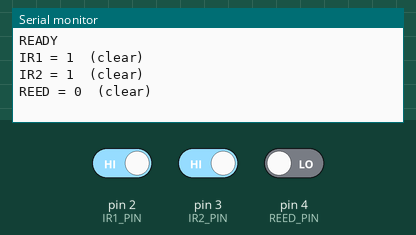
A sketch run on a simulated Arduino Uno, built with avr-gcc and run on an emulated ATmega328P. Parts: the last lines printed to the serial monitor. The test bench sets the inputs (shaded band); at power-on: pin 2 (IR1_PIN) HIGH, pin 4 (REED_PIN) LOW, pin 3 (IR2_PIN) HIGH.

Above: at 1.2 s.
1.3 s: pin 2 (IR1_PIN) driven LOW
At 2.5 s:
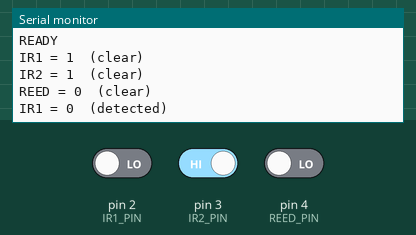
2.8 s: pin 4 (REED_PIN) driven HIGH
At 3.9 s:
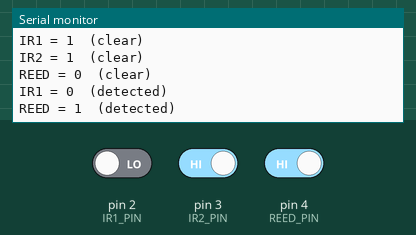
4.3 s: pin 3 (IR2_PIN) driven LOW
At 5.2 s:
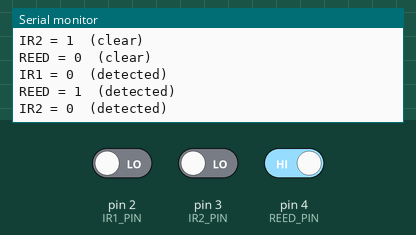

The sketch:

05_ir_and_reed.ino
```cpp
/*
  05_ir_and_reed  (maze node, test 5)
  Purpose : check the two IR sensors (checkpoints) and the reed switch (goal).
  Wiring  : IR 1  OUT -> D2    IR 2  OUT -> D3    reed module D0 -> D4
            every module: VCC -> + (3.3 V), GND -> -
  Use     : hold the steel ball about 1 cm in front of IR 1, then IR 2.
            Bring the magnet near the reed switch.
            Turn the small blue screw on each module until it triggers at
            the distance you want. The LED on the module lights up when it
            detects something.
  Result  : the Serial Monitor (9600) prints a line every time a sensor
            changes.
            Measured on our modules:
              IR modules : 0 (LOW)  = ball detected
              reed module: 1 (HIGH) = magnet near
*/

const int IR1_PIN  = 2;
const int IR2_PIN  = 3;
const int REED_PIN = 4;

const int IR_DETECTED   = LOW;    // IR modules give 0 when they see the ball
const int REED_DETECTED = HIGH;   // this reed module gives 1 when the magnet is near

int lastIr1  = -1;                // -1 means "not read yet"
int lastIr2  = -1;
int lastReed = -1;

void setup() {
  Serial.begin(9600);
  pinMode(IR1_PIN,  INPUT);       // the modules drive the pin themselves
  pinMode(IR2_PIN,  INPUT);
  pinMode(REED_PIN, INPUT);
  Serial.println("READY");
}

// Print a message when a pin changes. Returns the new value.
int check(int pin, int last, const char *name, int detectedValue) {
  int now = digitalRead(pin);
  if (now != last) {
    Serial.print(name);
    Serial.print(" = ");
    Serial.print(now);
    Serial.println(now == detectedValue ? "  (detected)" : "  (clear)");
  }
  return now;
}

void loop() {
  lastIr1  = check(IR1_PIN,  lastIr1,  "IR1",  IR_DETECTED);
  lastIr2  = check(IR2_PIN,  lastIr2,  "IR2",  IR_DETECTED);
  lastReed = check(REED_PIN, lastReed, "REED", REED_DETECTED);
  delay(20);
}
```

Measured:
- after the input at 1.3 s, the serial monitor: prints a new line at once (image 1)
- after the input at 2.8 s, the serial monitor: prints a new line at once (image 2)
- after the input at 4.3 s, the serial monitor: prints a new line at once (image 3)
